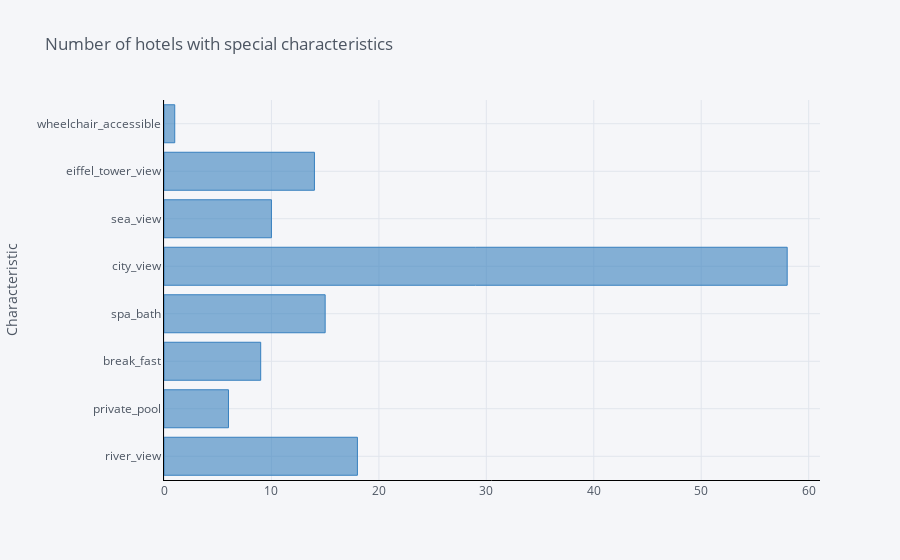

The notebook cell saved with this chart:
### Code cell
df2 = pd.DataFrame({'No.of Hotel': view_count}, index=index_view)
ax2 = df2.iplot(kind='barh', yTitle='Characteristic',colors='blue', linecolor='black', title='Number of hotels with special characteristics')
ax2

### Figure 1 — Plotly figure (JSON) as saved in the notebook; plotly's stock layout.template omitted (floating-point values rounded to 4 significant figures)
{"data": [{"marker": {"color": "rgba(55, 128, 191, 0.6)", "line": {"color": "rgba(55, 128, 191, 1.0)", "width": 1}}, "name": "No.of Hotel", "orientation": "h", "text": "", "type": "bar", "x": [18, 6, 9, 15, 58, 10, 14, 1], "y": ["river_view", "private_pool", "break_fast", "spa_bath", "city_view", "sea_view", "eiffel_tower_view", "wheelchair_accessible"]}], "layout": {"legend": {"bgcolor": "#F5F6F9", "font": {"color": "#4D5663"}}, "paper_bgcolor": "#F5F6F9", "plot_bgcolor": "#F5F6F9", "title": {"font": {"color": "#4D5663"}, "text": "Number of hotels with special characteristics"}, "xaxis": {"gridcolor": "#E1E5ED", "linecolor": "black", "showgrid": true, "tickfont": {"color": "#4D5663"}, "title": {"font": {"color": "#4D5663"}, "text": ""}, "zerolinecolor": "#E1E5ED"}, "yaxis": {"gridcolor": "#E1E5ED", "linecolor": "black", "showgrid": true, "tickfont": {"color": "#4D5663"}, "title": {"font": {"color": "#4D5663"}, "text": "Characteristic"}, "zerolinecolor": "#E1E5ED"}}}
